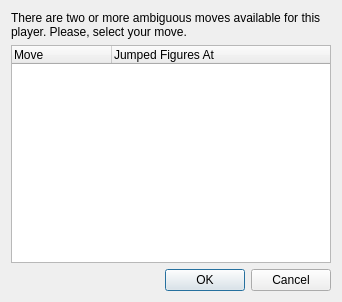
<?xml version="1.0" encoding="UTF-8"?>
<ui version="4.0">
 <class>GMoveDialog</class>
 <widget class="QDialog" name="GMoveDialog">
  <property name="geometry">
   <rect>
    <x>0</x>
    <y>0</y>
    <width>342</width>
    <height>302</height>
   </rect>
  </property>
  <property name="windowTitle">
   <string>Ambiguous Moves Available</string>
  </property>
  <layout class="QVBoxLayout" name="verticalLayout">
   <item>
    <widget class="QLabel" name="m_label">
     <property name="text">
      <string>There are two or more ambiguous moves available for this player. Please, select your move.</string>
     </property>
     <property name="wordWrap">
      <bool>true</bool>
     </property>
    </widget>
   </item>
   <item>
    <widget class="QTreeWidget" name="m_movesList">
     <property name="showDropIndicator" stdset="0">
      <bool>false</bool>
     </property>
     <property name="alternatingRowColors">
      <bool>true</bool>
     </property>
     <property name="indentation">
      <number>0</number>
     </property>
     <property name="itemsExpandable">
      <bool>false</bool>
     </property>
     <property name="expandsOnDoubleClick">
      <bool>false</bool>
     </property>
     <column>
      <property name="text">
       <string>Move</string>
      </property>
     </column>
     <column>
      <property name="text">
       <string>Jumped Figures At</string>
      </property>
     </column>
    </widget>
   </item>
   <item>
    <widget class="QDialogButtonBox" name="m_buttonBox">
     <property name="orientation">
      <enum>Qt::Horizontal</enum>
     </property>
     <property name="standardButtons">
      <set>QDialogButtonBox::Cancel|QDialogButtonBox::Ok</set>
     </property>
    </widget>
   </item>
  </layout>
 </widget>
 <resources/>
 <connections>
  <connection>
   <sender>m_buttonBox</sender>
   <signal>accepted()</signal>
   <receiver>GMoveDialog</receiver>
   <slot>accept()</slot>
   <hints>
    <hint type="sourcelabel">
     <x>248</x>
     <y>254</y>
    </hint>
    <hint type="destinationlabel">
     <x>157</x>
     <y>274</y>
    </hint>
   </hints>
  </connection>
  <connection>
   <sender>m_buttonBox</sender>
   <signal>rejected()</signal>
   <receiver>GMoveDialog</receiver>
   <slot>reject()</slot>
   <hints>
    <hint type="sourcelabel">
     <x>316</x>
     <y>260</y>
    </hint>
    <hint type="destinationlabel">
     <x>286</x>
     <y>274</y>
    </hint>
   </hints>
  </connection>
 </connections>
</ui>
